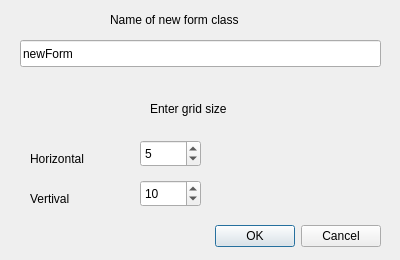
<?xml version="1.0" encoding="UTF-8"?>
<ui version="4.0">
 <class>newForm</class>
 <widget class="QDialog" name="newForm">
  <property name="geometry">
   <rect>
    <x>0</x>
    <y>0</y>
    <width>400</width>
    <height>260</height>
   </rect>
  </property>
  <property name="minimumSize">
   <size>
    <width>400</width>
    <height>260</height>
   </size>
  </property>
  <property name="maximumSize">
   <size>
    <width>400</width>
    <height>260</height>
   </size>
  </property>
  <property name="windowTitle">
   <string>Dialog</string>
  </property>
  <widget class="QDialogButtonBox" name="buttonBox">
   <property name="geometry">
    <rect>
     <x>40</x>
     <y>220</y>
     <width>341</width>
     <height>32</height>
    </rect>
   </property>
   <property name="orientation">
    <enum>Qt::Horizontal</enum>
   </property>
   <property name="standardButtons">
    <set>QDialogButtonBox::Cancel|QDialogButtonBox::Ok</set>
   </property>
  </widget>
  <widget class="QLabel" name="label">
   <property name="geometry">
    <rect>
     <x>150</x>
     <y>100</y>
     <width>161</width>
     <height>17</height>
    </rect>
   </property>
   <property name="text">
    <string>Enter grid size</string>
   </property>
  </widget>
  <widget class="QSpinBox" name="spinBox">
   <property name="geometry">
    <rect>
     <x>140</x>
     <y>140</y>
     <width>61</width>
     <height>27</height>
    </rect>
   </property>
   <property name="minimum">
    <number>1</number>
   </property>
   <property name="value">
    <number>5</number>
   </property>
  </widget>
  <widget class="QLabel" name="label_2">
   <property name="geometry">
    <rect>
     <x>30</x>
     <y>150</y>
     <width>101</width>
     <height>17</height>
    </rect>
   </property>
   <property name="text">
    <string>Horizontal</string>
   </property>
  </widget>
  <widget class="QSpinBox" name="spinBox_2">
   <property name="geometry">
    <rect>
     <x>140</x>
     <y>180</y>
     <width>61</width>
     <height>27</height>
    </rect>
   </property>
   <property name="minimum">
    <number>1</number>
   </property>
   <property name="value">
    <number>10</number>
   </property>
  </widget>
  <widget class="QLabel" name="label_3">
   <property name="geometry">
    <rect>
     <x>30</x>
     <y>190</y>
     <width>101</width>
     <height>17</height>
    </rect>
   </property>
   <property name="text">
    <string>Vertival</string>
   </property>
  </widget>
  <widget class="QLabel" name="label_4">
   <property name="geometry">
    <rect>
     <x>110</x>
     <y>10</y>
     <width>171</width>
     <height>20</height>
    </rect>
   </property>
   <property name="text">
    <string>Name of new form class</string>
   </property>
  </widget>
  <widget class="QLineEdit" name="lineEdit">
   <property name="geometry">
    <rect>
     <x>20</x>
     <y>40</y>
     <width>361</width>
     <height>27</height>
    </rect>
   </property>
   <property name="text">
    <string>newForm</string>
   </property>
  </widget>
 </widget>
 <resources/>
 <connections>
  <connection>
   <sender>buttonBox</sender>
   <signal>accepted()</signal>
   <receiver>newForm</receiver>
   <slot>accept()</slot>
   <hints>
    <hint type="sourcelabel">
     <x>248</x>
     <y>254</y>
    </hint>
    <hint type="destinationlabel">
     <x>157</x>
     <y>274</y>
    </hint>
   </hints>
  </connection>
  <connection>
   <sender>buttonBox</sender>
   <signal>rejected()</signal>
   <receiver>newForm</receiver>
   <slot>reject()</slot>
   <hints>
    <hint type="sourcelabel">
     <x>316</x>
     <y>260</y>
    </hint>
    <hint type="destinationlabel">
     <x>286</x>
     <y>274</y>
    </hint>
   </hints>
  </connection>
 </connections>
</ui>
